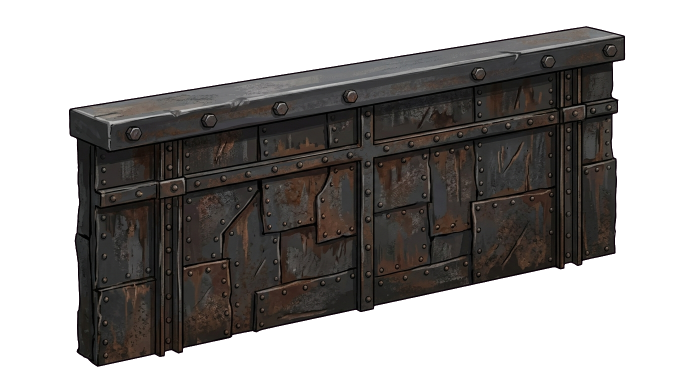
#> input picture tools/arena_1c/test_muro_cut.png, 1376 x 768 px, found by its file name (shown at 1/2 size)
$ python montar_muro.py
#> lines starting #> are read from the running program, lines starting #| are printed output that depends on the picture
"""Montagem dos módulos do Muro de Contenção do Fosso (Fase 1C).
Escala: 4 px de arquivo = 1 px de mundo.
Módulos:
  - arena_muro_interno_norte_v1: face norte interna do fosso, 64x80 de mundo (256x320 px). Tiling perfeito no eixo X.
  - arena_muro_borda_topo_x_v1: borda superior do muro em X, 64x32 de mundo (256x128 px).
  - arena_muro_borda_topo_y_v1: borda superior do muro em Y, 32x64 de mundo (128x256 px).
  - arena_muro_canto_interno_v1: canto do muro, 32x32 de mundo (128x128 px).
"""
import os
import numpy as np
from PIL import Image, ImageDraw, ImageEnhance

SRC = r"c:\Users\Usuario\Documents\jogo\tools\arena_1c\test_muro_cut.png"
OUT_DIR = r"c:\Users\Usuario\Documents\jogo\tools\arena_1c"

im = Image.open(SRC)
#> im is the input picture: PIL image 1376x768 RGBA; mean R, G, B, A 27.5, 24.9, 23.3, 128.8

# Extrair textura do fuste do muro (chapas rebitadas)
# y=200 a 700, x=300 a 850
wall_crop = im.crop((280, 200, 840, 720))
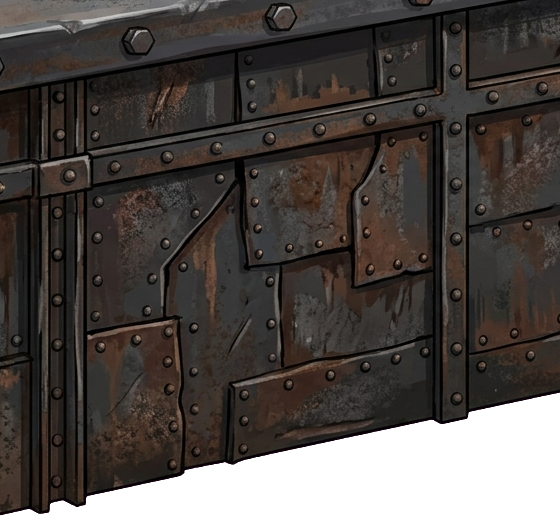
#> wall_crop: PIL image 560x520 RGBA; mean R, G, B, A 45.8, 40.3, 36.8, 222.5; transparent parts drawn white
wall_face = wall_crop.resize((256, 320), Image.LANCZOS)

# Ajustar bordas esquerda e direita do wall_face para tiling sem costura
arr = np.array(wall_face).astype(np.float32)
# Misturar bordas esquerda e direita (8 px de transição) para costura perfeita de 0 px
seam_w = 12
for i in range(seam_w):
    alpha = i / float(seam_w)
    avg = arr[:, i, :] * (1 - alpha) + arr[:, 255 - seam_w + i, :] * alpha
    arr[:, i, :] = avg
    arr[:, 255 - seam_w + i, :] = avg
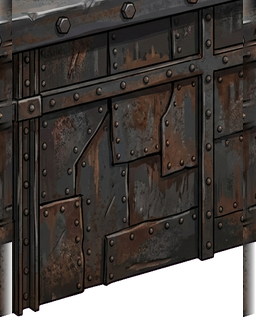
#> arr: shape (320, 256, 4) float32; mean R, G, B, A 46, 40.4, 37, 222.8; transparent parts drawn white

# Cantoneira de ferro escura nas extremidades verticais
wall_face_tiled = Image.fromarray(arr.clip(0, 255).astype(np.uint8))
d = ImageDraw.Draw(wall_face_tiled)
# Reforço de cantoneira com rebites a cada 64 px
for ry in range(32, 320, 64):
    d.ellipse([1, ry-3, 7, ry+3], fill=(130, 100, 75, 255), outline=(20, 16, 12, 255))
    d.ellipse([249, ry-3, 255, ry+3], fill=(130, 100, 75, 255), outline=(20, 16, 12, 255))

wall_face_tiled.save(os.path.join(OUT_DIR, "arena_muro_interno_norte_v1.png"))
print("Muro interno norte salvo:", wall_face_tiled.size)
#| Muro interno norte salvo: (256, 320)

# 2. Borda superior reta em X (curb ledge com parafusos)
# y=52 a 160, x=250 a 1050
curb_crop = im.crop((260, 52, 1040, 160))
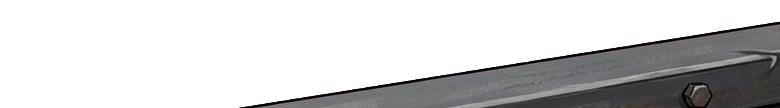
#> curb_crop: PIL image 780x108 RGBA; mean R, G, B, A 25.4, 25.2, 25.6, 71.1; transparent parts drawn white
curb_x = curb_crop.resize((256, 128), Image.LANCZOS)
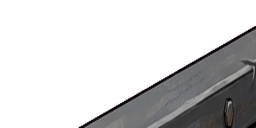
#> curb_x: PIL image 256x128 RGBA; mean R, G, B, A 25.4, 25.2, 25.6, 71.1; transparent parts drawn white
# Mistura para tiling no eixo X
arr_cx = np.array(curb_x).astype(np.float32)
for i in range(seam_w):
    alpha = i / float(seam_w)
    avg = arr_cx[:, i, :] * (1 - alpha) + arr_cx[:, 255 - seam_w + i, :] * alpha
    arr_cx[:, i, :] = avg
    arr_cx[:, 255 - seam_w + i, :] = avg
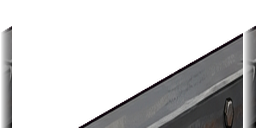
#> arr_cx: shape (128, 256, 4) float32; mean R, G, B, A 25.2, 25, 25.4, 70.4; transparent parts drawn white
curb_x_tiled = Image.fromarray(arr_cx.clip(0, 255).astype(np.uint8))
curb_x_tiled.save(os.path.join(OUT_DIR, "arena_muro_borda_topo_x_v1.png"))
print("Muro borda topo X salvo:", curb_x_tiled.size)
#| Muro borda topo X salvo: (256, 128)

# 3. Borda superior reta em Y (rotacionada e ajustada para 128x256 px)
curb_y = curb_x_tiled.rotate(90, expand=True).resize((128, 256), Image.LANCZOS)
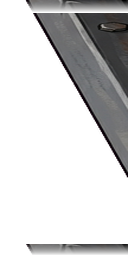
#> curb_y: PIL image 128x256 RGBA; mean R, G, B, A 25.2, 25, 25.4, 70.4; transparent parts drawn white
curb_y.save(os.path.join(OUT_DIR, "arena_muro_borda_topo_y_v1.png"))
print("Muro borda topo Y salvo:", curb_y.size)
#| Muro borda topo Y salvo: (128, 256)

# 4. Canto do muro (128x128 px)
canto_muro = Image.new("RGBA", (128, 128), (0, 0, 0, 0))
#> canto_muro: PIL image 128x128 RGBA; every value is 0
canto_muro.alpha_composite(curb_x_tiled.crop((0, 0, 128, 128)))
d_canto = ImageDraw.Draw(canto_muro)
# cantoneira em L de reforço no canto
d_canto.line([(0, 0), (127, 0)], fill=(30, 24, 20, 255), width=4)
d_canto.line([(0, 0), (0, 127)], fill=(30, 24, 20, 255), width=4)
d_canto.ellipse([10, 10, 20, 20], fill=(140, 110, 80, 255), outline=(20, 16, 12, 255))
canto_muro.save(os.path.join(OUT_DIR, "arena_muro_canto_interno_v1.png"))
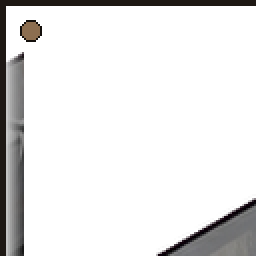
#> saved as arena_muro_canto_interno_v1.png: PIL image 128x128 RGBA (shown 2 times larger); mean R, G, B, A 8.7, 8.2, 8, 32.8; transparent parts drawn white
print("Muro canto salvo:", canto_muro.size)
#| Muro canto salvo: (128, 128)

$ run again, with tools/arena_1c/arena_portao_lutadores_aberto_v1.png copied over tools/arena_1c/test_muro_cut.png
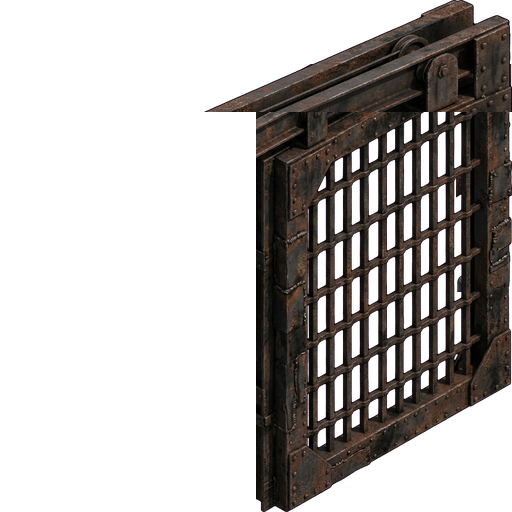
#> input picture tools/arena_1c/arena_portao_lutadores_aberto_v1.png, 512 x 512 px, found by its file name
#> im is the input picture: PIL image 512x512 RGBA; mean R, G, B, A 18, 14.6, 12.9, 88.5
#| Muro interno norte salvo: (256, 320)
#> after the loop `for i in range(seam_w):`:
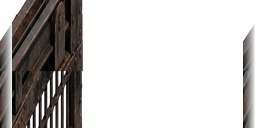
#> arr_cx: shape (128, 256, 4) float32; mean R, G, B, A 16.5, 13.8, 12.2, 73.3; transparent parts drawn white
#| Muro borda topo X salvo: (256, 128)
#| Muro borda topo Y salvo: (128, 256)
#> `canto_muro.save(os.path.join(OUT_DIR, "arena_muro_canto_interno_v1.png..`:
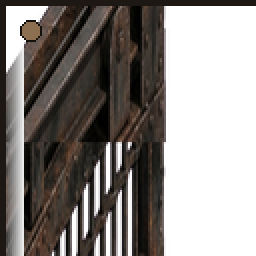
#> saved as arena_muro_canto_interno_v1.png: PIL image 128x128 RGBA (shown 2 times larger); mean R, G, B, A 30.5, 25.5, 22.4, 143.4; transparent parts drawn white
#| Muro canto salvo: (128, 128)

$ run again, with tools/arena_1c/arena_portao_lutadores_abrindo_v1.png copied over tools/arena_1c/test_muro_cut.png
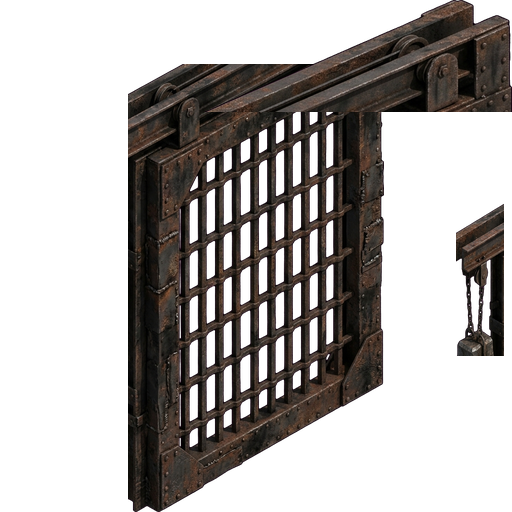
#> input picture tools/arena_1c/arena_portao_lutadores_abrindo_v1.png, 512 x 512 px, found by its file name
#> im is the input picture: PIL image 512x512 RGBA; mean R, G, B, A 20.1, 16.4, 14.5, 98.4
#| Muro interno norte salvo: (256, 320)
#> after the loop `for i in range(seam_w):`:
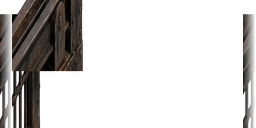
#> arr_cx: shape (128, 256, 4) float32; mean R, G, B, A 13.1, 11.1, 10, 57.8; transparent parts drawn white
#| Muro borda topo X salvo: (256, 128)
#| Muro borda topo Y salvo: (128, 256)
#> `canto_muro.save(os.path.join(OUT_DIR, "arena_muro_canto_interno_v1.png..`:
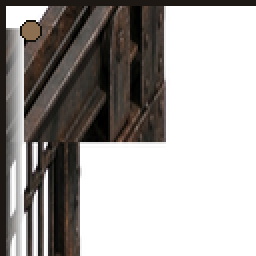
#> saved as arena_muro_canto_interno_v1.png: PIL image 128x128 RGBA (shown 2 times larger); mean R, G, B, A 24.3, 20.5, 18.2, 111.4; transparent parts drawn white
#| Muro canto salvo: (128, 128)

$ run again, with tools/arena_1c/arena_portao_lutadores_fechado_v1.png copied over tools/arena_1c/test_muro_cut.png
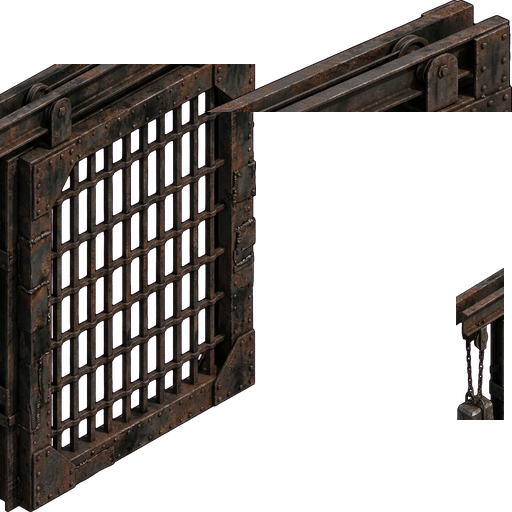
#> input picture tools/arena_1c/arena_portao_lutadores_fechado_v1.png, 512 x 512 px, found by its file name
#> im is the input picture: PIL image 512x512 RGBA; mean R, G, B, A 21.1, 17.2, 15.2, 103.4
#| Muro interno norte salvo: (256, 320)
#| Muro borda topo X salvo: (256, 128)
#| Muro borda topo Y salvo: (128, 256)
#> `canto_muro.save(os.path.join(OUT_DIR, "arena_muro_canto_interno_v1.png..`:
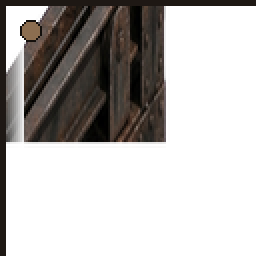
#> saved as arena_muro_canto_interno_v1.png: PIL image 128x128 RGBA (shown 2 times larger); mean R, G, B, A 19.7, 16.7, 14.6, 87.7; transparent parts drawn white
#| Muro canto salvo: (128, 128)
